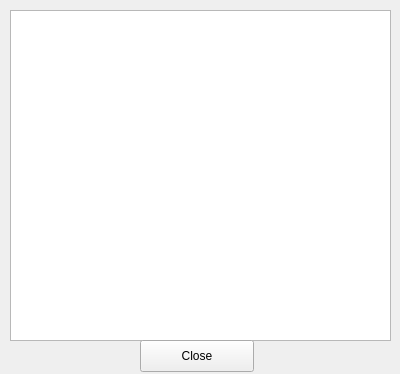
<?xml version="1.0" encoding="UTF-8"?>
<ui version="4.0">
 <class>CameraView</class>
 <widget class="QWidget" name="CameraView">
  <property name="geometry">
   <rect>
    <x>0</x>
    <y>0</y>
    <width>400</width>
    <height>374</height>
   </rect>
  </property>
  <property name="windowTitle">
   <string>Form</string>
  </property>
  <widget class="QGraphicsView" name="graphicsView">
   <property name="geometry">
    <rect>
     <x>10</x>
     <y>10</y>
     <width>381</width>
     <height>331</height>
    </rect>
   </property>
  </widget>
  <widget class="QPushButton" name="pushButton">
   <property name="geometry">
    <rect>
     <x>140</x>
     <y>340</y>
     <width>114</width>
     <height>32</height>
    </rect>
   </property>
   <property name="text">
    <string>Close</string>
   </property>
  </widget>
 </widget>
 <resources/>
 <connections>
  <connection>
   <sender>pushButton</sender>
   <signal>clicked()</signal>
   <receiver>CameraView</receiver>
   <slot>close()</slot>
   <hints>
    <hint type="sourcelabel">
     <x>170</x>
     <y>353</y>
    </hint>
    <hint type="destinationlabel">
     <x>105</x>
     <y>353</y>
    </hint>
   </hints>
  </connection>
 </connections>
</ui>
